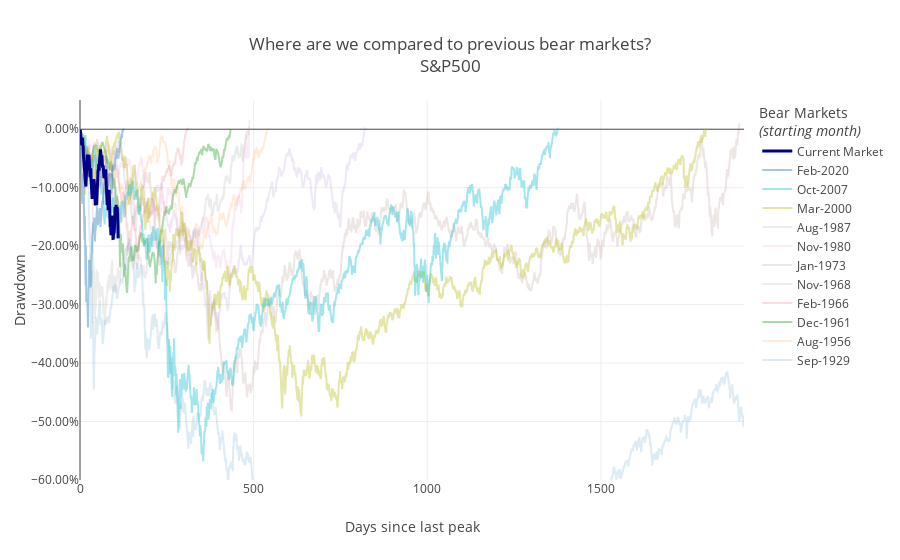

The cell this chart's notebook holds for it:
### Code cell
bearFigs = go.Figure()

important = ['Dec-1961', 'Mar-2000', 'Oct-2007', 'Feb-2020']

for data in bearData:
    name = data.iloc[0]['timestamp'].strftime("%b-%Y")
    bearFigs.add_trace(go.Scatter(x=data['days'], y=data['change'], mode='lines', name=name, opacity=0.4 if name in important else 0.15 ))

bearFigs.add_trace(go.Scatter(x=currentMarket['days'], y=currentMarket['change'], mode='lines', name='Current Market', line={'width': 3, 'color': 'darkblue'}))

bearFigs.update_layout(xaxis={'range':[0, 1912]}, 
    yaxis=dict(tickformat="0.2%", range=[-0.6, 0.05]),
    legend_title="Bear Markets<br><i>(starting month)</i>",
    title="Where are we compared to previous bear markets?<br>S&P500",
    xaxis_title = "Days since last peak",
    yaxis_title = "Drawdown",
    template='none',
    legend_traceorder="reversed"
)

bearFigs.show()

### Figure 1 — Plotly figure (JSON) as saved in the notebook; plotly's stock layout.template omitted (floating-point values rounded to 4 significant figures; data arrays with more than 128 entries replaced by an {"elided": "..."} marker saying what was removed)
{"data": [{"mode": "lines", "name": "Sep-1929", "opacity": 0.15, "type": "scatter", "x": {"elided": "6250 int values"}, "y": {"elided": "6250 float values"}}, {"mode": "lines", "name": "Aug-1956", "opacity": 0.15, "type": "scatter", "x": {"elided": "541 int values"}, "y": {"elided": "541 float values"}}, {"mode": "lines", "name": "Dec-1961", "opacity": 0.4, "type": "scatter", "x": {"elided": "435 int values"}, "y": {"elided": "435 float values"}}, {"mode": "lines", "name": "Feb-1966", "opacity": 0.15, "type": "scatter", "x": {"elided": "311 int values"}, "y": {"elided": "311 float values"}}, {"mode": "lines", "name": "Nov-1968", "opacity": 0.15, "type": "scatter", "x": {"elided": "821 int values"}, "y": {"elided": "821 float values"}}, {"mode": "lines", "name": "Jan-1973", "opacity": 0.15, "type": "scatter", "x": {"elided": "1899 int values"}, "y": {"elided": "1899 float values"}}, {"mode": "lines", "name": "Nov-1980", "opacity": 0.15, "type": "scatter", "x": {"elided": "489 int values"}, "y": {"elided": "489 float values"}}, {"mode": "lines", "name": "Aug-1987", "opacity": 0.15, "type": "scatter", "x": {"elided": "486 int values"}, "y": {"elided": "486 float values"}}, {"mode": "lines", "name": "Mar-2000", "opacity": 0.4, "type": "scatter", "x": {"elided": "1804 int values"}, "y": {"elided": "1804 float values"}}, {"mode": "lines", "name": "Oct-2007", "opacity": 0.4, "type": "scatter", "x": {"elided": "1377 int values"}, "y": {"elided": "1377 float values"}}, {"mode": "lines", "name": "Feb-2020", "opacity": 0.4, "type": "scatter", "x": [0, 1, 2, 3, 4, 5, 6, 7, 8, 9, 10, 11, 12, 13, 14, 15, 16, 17, 18, 19, 20, 21, 22, 23, 24, 25, 26, 27, 28, 29, 30, 31, 32, 33, 34, 35, 36, 37, 38, 39, 40, 41, 42, 43, 44, 45, 46, 47, 48, 49, 50, 51, 52, 53, 54, 55, 56, 57, 58, 59, 60, 61, 62, 63, 64, 65, 66, 67, 68, 69, 70, 71, 72, 73, 74, 75, 76, 77, 78, 79, 80, 81, 82, 83, 84, 85, 86, 87, 88, 89, 90, 91, 92, 93, 94, 95, 96, 97, 98, 99, 100, 101, 102, 103, 104, 105, 106, 107, 108, 109, 110, 111, 112, 113, 114, 115, 116, 117, 118, 119, 120, 121, 122, 123, 124, 125, 126], "y": [null, -0.003816, -0.01429, -0.04733, -0.07617, -0.07967, -0.1203, -0.1276, -0.08739, -0.113, -0.07561, -0.107, -0.1222, -0.1889, -0.1488, -0.1904, -0.2674, -0.1994, -0.2953, -0.2531, -0.2918, -0.2885, -0.3193, -0.3392, -0.2773, -0.2689, -0.2233, -0.2495, -0.2243, -0.2367, -0.2704, -0.2538, -0.2651, -0.2134, -0.2146, -0.1879, -0.1761, -0.1844, -0.1595, -0.178, -0.1732, -0.1511, -0.1663, -0.1918, -0.1733, -0.1738, -0.1623, -0.1499, -0.1544, -0.1319, -0.1399, -0.164, -0.1605, -0.1529, -0.1588, -0.1491, -0.1348, -0.1347, -0.1524, -0.1672, -0.1576, -0.1543, -0.1276, -0.1368, -0.1224, -0.1292, -0.1272, -0.1165, -0.1034, -0.1053, -0.101, -0.09758, -0.09017, -0.07775, -0.08086, -0.05677, -0.04541, -0.05285, -0.05789, -0.1134, -0.1018, -0.09437, -0.0772, -0.08052, -0.07998, -0.08517, -0.07923, -0.07527, -0.09917, -0.0893, -0.1114, -0.09832, -0.08442, -0.07982, -0.07564, -0.06096, -0.07112, -0.06385, -0.06913, -0.05939, -0.0682, -0.05571, -0.04713, -0.05038, -0.04767, -0.03966, -0.03805, -0.03252, -0.04444, -0.05036, -0.04334, -0.04953, -0.03772, -0.04132, -0.03397, -0.02703, -0.02352, -0.01724, -0.01092, -0.0103, -0.007584, -0.01549, -0.001713, -0.003756, -0.003928, -0.001229, 0.001072]}, {"line": {"color": "darkblue", "width": 3}, "mode": "lines", "name": "Current Market", "type": "scatter", "x": [0, 1, 2, 3, 4, 5, 6, 7, 8, 9, 10, 11, 12, 13, 14, 15, 16, 17, 18, 19, 20, 21, 22, 23, 24, 25, 26, 27, 28, 29, 30, 31, 32, 33, 34, 35, 36, 37, 38, 39, 40, 41, 42, 43, 44, 45, 46, 47, 48, 49, 50, 51, 52, 53, 54, 55, 56, 57, 58, 59, 60, 61, 62, 63, 64, 65, 66, 67, 68, 69, 70, 71, 72, 73, 74, 75, 76, 77, 78, 79, 80, 81, 82, 83, 84, 85, 86, 87, 88, 89, 90, 91, 92, 93, 94, 95, 96, 97, 98, 99, 100, 101, 102, 103, 104, 105, 106, 107, 108, 109, 110], "y": [null, -0.0006296, -0.02001, -0.02095, -0.02492, -0.02633, -0.01741, -0.01464, -0.02867, -0.02788, -0.04575, -0.055, -0.06543, -0.08311, -0.08056, -0.09176, -0.09311, -0.098, -0.07604, -0.05859, -0.05212, -0.04319, -0.06653, -0.06172, -0.06519, -0.05734, -0.04365, -0.06098, -0.07879, -0.08233, -0.06786, -0.06704, -0.08679, -0.09334, -0.1025, -0.1191, -0.1059, -0.08588, -0.08811, -0.1022, -0.08548, -0.09029, -0.09751, -0.1241, -0.1305, -0.1081, -0.112, -0.1235, -0.13, -0.1114, -0.09146, -0.08024, -0.06952, -0.06992, -0.05941, -0.07095, -0.05762, -0.05285, -0.04608, -0.03439, -0.04047, -0.05549, -0.05227, -0.0446, -0.05659, -0.06576, -0.06178, -0.06427, -0.08006, -0.08321, -0.07296, -0.08422, -0.08441, -0.06971, -0.07028, -0.084, -0.1094, -0.1043, -0.1295, -0.1277, -0.1061, -0.1386, -0.1337, -0.1295, -0.1035, -0.1354, -0.1404, -0.1679, -0.1659, -0.1796, -0.1806, -0.1611, -0.1644, -0.1475, -0.182, -0.1868, -0.1866, -0.1715, -0.1783, -0.1705, -0.154, -0.1331, -0.1385, -0.145, -0.1292, -0.1434, -0.1408, -0.1326, -0.1419, -0.1624, -0.1867]}], "layout": {"legend": {"title": {"text": "Bear Markets<br><i>(starting month)</i>"}, "traceorder": "reversed"}, "title": {"text": "Where are we compared to previous bear markets?<br>S&P500"}, "xaxis": {"range": [0, 1912], "title": {"text": "Days since last peak"}}, "yaxis": {"range": [-0.6, 0.05], "tickformat": "0.2%", "title": {"text": "Drawdown"}}}}
